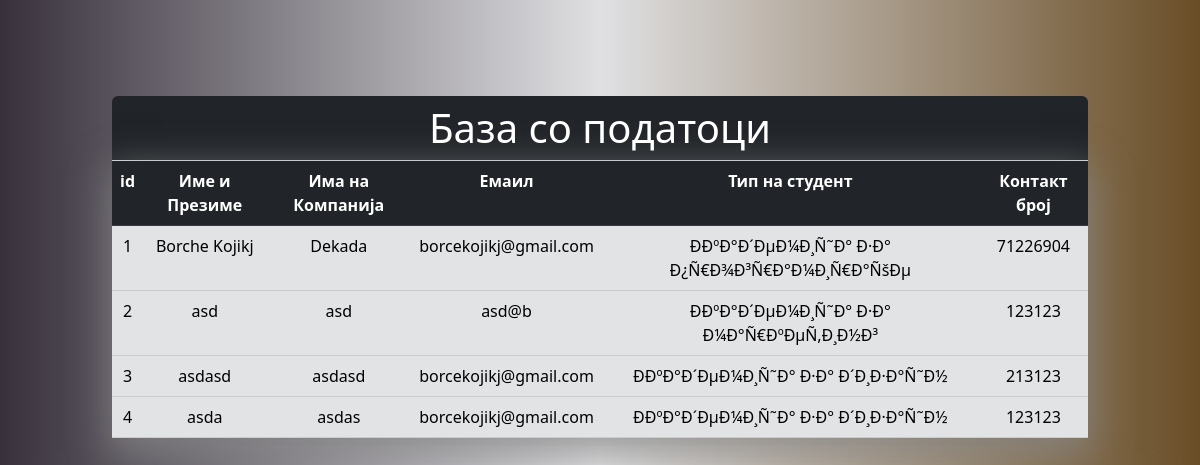
/datatable.php, run on the app's committed database.
### tables this page shows
CREATE TABLE `information` (
  `id` int(11) NOT NULL,
  `contact_name` text NOT NULL,
  `company_name` text NOT NULL,
  `company_email` text NOT NULL,
  `contact_phone` int(11) NOT NULL,
  `student_type` text NOT NULL
);

### datatable.php (the view, shortened to what this page needs)
<?php
require_once("./config/db.php");
$query = "select * from information";
$result = mysqli_query($con, $query);
?>
<!DOCTYPE html>
<html>
<head>
    <link rel="stylesheet" href="https://cdn.jsdelivr.net/npm/bootstrap@5.2.3/dist/css/bootstrap.min.css" />
    <link rel="stylesheet" href="https://cdn.jsdelivr.net/npm/bootstrap-icons@1.10.4/font/bootstrap-icons.css" />
</head>
<body>
    <div class="container-fluid">
        <div class="row justify-content-center align-items-center mt-5">
            <div class="col-10 text-center">
                <p class=" h1 mt-5 bg-dark text-white p-2 mb-0  rounded-top border-bottom">База со податоци</p>
                <table class="table table-secondary">
                    <tr class="table-dark">
                        <th>id</th>
                        <th>Име и Презиме</th>
                        <th>Има на Компанија</th>
                        <th>Емаил</th>
                        <th>Тип на студент</th>
                        <th>Контакт број</th>
                    </tr>
                    <tr>
                        <?php
                        while ($row = mysqli_fetch_assoc($result)) {
                        ?>
                            <td><?php echo $row['id']  ?></td>
                            <td><?php echo $row['contact_name']  ?></td>
                            <td><?php echo $row['company_name']  ?></td>
                            <td><?php echo $row['company_email']  ?></td>
                            <td><?php echo $row['student_type']  ?></td>
                            <td><?php echo $row['contact_phone']  ?></td>
                    </tr>
                <?php
                        }
                ?>
                </table>
            </div>
        </div>
    </div>
</body>
</html>

### datatable.php (style rules this page uses)
body { background: rgb(56, 49, 60); background: linear-gradient(90deg, rgba(56, 49, 60, 1) 0%, rgba(61, 62, 77, 0.16010154061624648) 50%, rgba(105, 77, 38, 1) 100%); }
table { box-shadow: 1px 11px 36px 4px rgba(133, 133, 133, 0.75); -webkit-box-shadow: 1px 11px 36px 4px rgba(133, 133, 133, 0.75); -moz-box-shadow: 1px 11px 36px 4px rgba(133, 133, 133, 0.75); }

### data on the page
information: id "1", contact_name "Borche Kojikj", company_name "Dekada", company_email "borcekojikj@gmail.com", student_type "ÐÐºÐ°Ð´ÐµÐ¼Ð¸Ñ˜Ð° Ð·Ð° Ð¿Ñ€Ð¾Ð³Ñ€Ð°Ð¼Ð¸Ñ€Ð°ÑšÐµ", contact_phone "71226904"
information: id "2", contact_name "asd", company_name "asd", company_email "asd@b", student_type "ÐÐºÐ°Ð´ÐµÐ¼Ð¸Ñ˜Ð° Ð·Ð° Ð¼Ð°Ñ€ÐºÐµÑ‚Ð¸Ð½Ð³", contact_phone "123123"
information: id "3", contact_name "asdasd", company_name "asdasd", company_email "borcekojikj@gmail.com", student_type "ÐÐºÐ°Ð´ÐµÐ¼Ð¸Ñ˜Ð° Ð·Ð° Ð´Ð¸Ð·Ð°Ñ˜Ð½", contact_phone "213123"
information: id "4", contact_name "asda", company_name "asdas", company_email "borcekojikj@gmail.com", student_type "ÐÐºÐ°Ð´ÐµÐ¼Ð¸Ñ˜Ð° Ð·Ð° Ð´Ð¸Ð·Ð°Ñ˜Ð½", contact_phone "123123"
